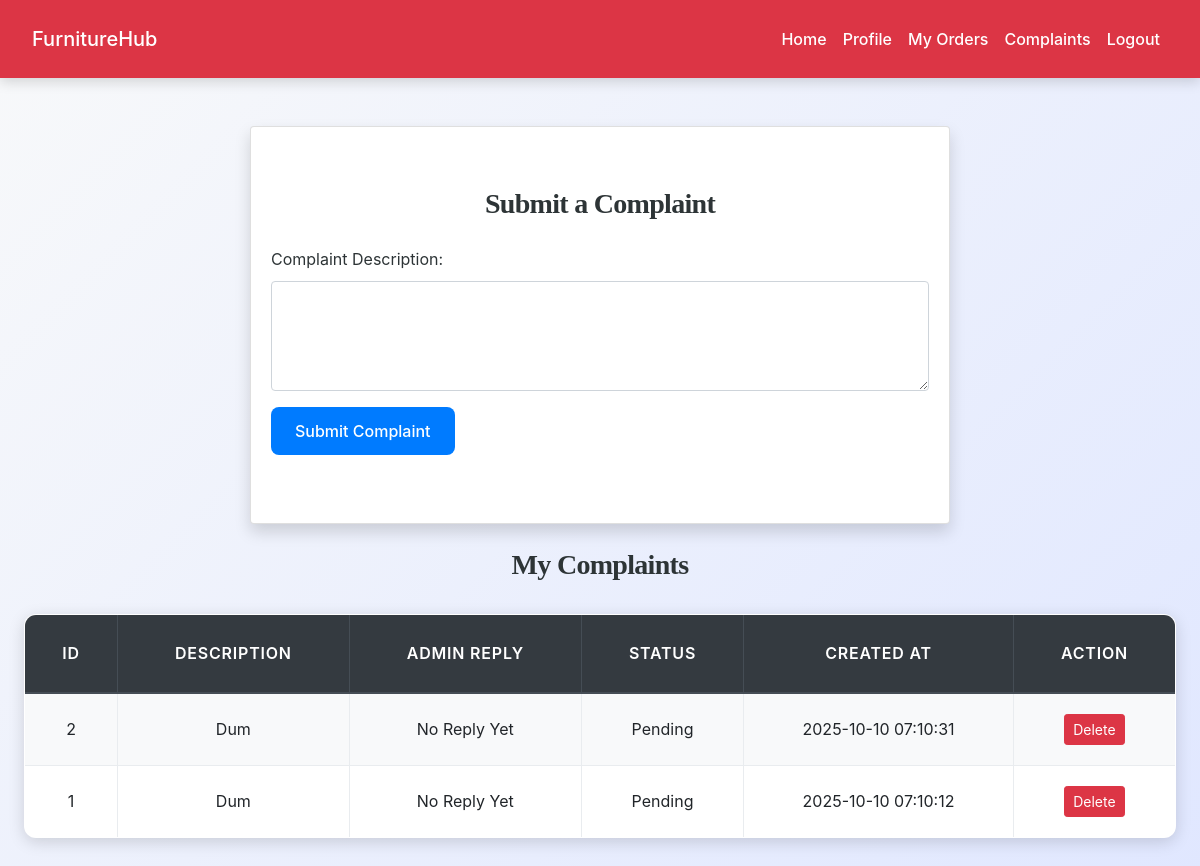
Page /buyer/complaint.php (signed in) on the committed database.
### tables this page shows
CREATE TABLE `complaints` (
  `complaint_id` int(11) NOT NULL,
  `user_id` int(11) NOT NULL,
  `description` text NOT NULL,
  `admin_reply` text DEFAULT NULL,
  `status` enum('pending','resolved','dismissed') DEFAULT 'pending',
  `created_at` timestamp NOT NULL DEFAULT current_timestamp()
);

### buyer/complaint.php (the view, shortened to what this page needs)
<?php
include('config.php');
$user_id = $_SESSION['id'];
$fetch_sql = "SELECT * FROM complaints WHERE user_id = ? ORDER BY created_at DESC";
$stmt = mysqli_prepare($conn, $fetch_sql);
mysqli_stmt_bind_param($stmt, "i", $user_id);
mysqli_stmt_execute($stmt);
$complaints = mysqli_stmt_get_result($stmt);
?>
<!DOCTYPE html>
<html lang="en">
<head>
    <link rel="stylesheet" href="https://maxcdn.bootstrapcdn.com/bootstrap/4.5.2/css/bootstrap.min.css">
    <link rel="stylesheet" href="../css/style.css">
</head>
<body>
<?php include('navbar.php'); ?>
<div class="container mt-5">
        <div class="card mx-auto shadow" style="max-width: 700px;">
        <div class="card-body">
    <h3 class="text-center mb-4">Submit a Complaint</h3>
    <form action="" method="POST" class="mb-5">
        <div class="form-group">
            <label>Complaint Description:</label>
            <textarea name="description" class="form-control" rows="4" required></textarea>
        </div>
        <button type="submit" class="btn btn-primary">Submit Complaint</button>
    </form>
</div>
</div>
    <h3 class="text-center m-4">My Complaints</h3>
    <table class="table table-bordered">
        <thead class="thead-dark">
            <tr>
                <th>ID</th>
                <th>Description</th>
                <th>Admin Reply</th>
                <th>Status</th>
                <th>Created At</th>
                <th>Action</th>
            </tr>
        </thead>
        <tbody>
            <?php while ($row = mysqli_fetch_assoc($complaints)): ?>
                <tr>
                    <td><?php echo $row['complaint_id']; ?></td>
                    <td><?php echo htmlspecialchars($row['description']); ?></td>
                    <td><?php echo $row['admin_reply'] ? htmlspecialchars($row['admin_reply']) : 'No Reply Yet'; ?></td>
                    <td><?php echo ucfirst($row['status']); ?></td>
                    <td><?php echo $row['created_at']; ?></td>
                    <td>
                        <?php if ($row['status'] == 'pending'): ?>
                            <a href="?delete_id=<?php echo $row['complaint_id']; ?>" class="btn btn-danger btn-sm" onclick="return confirm('Delete this complaint?')">Delete</a>
                        <?php else: ?>
                            -
                        <?php endif; ?>
                    </td>
                </tr>
            <?php endwhile; ?>
        </tbody>
    </table>
</div>
</body>
</html>

### css/style.css (style rules this page uses)
:root { --primary: #007bff; --secondary: #6c757d; --success: #28a745; --info: #17a2b8; --warning: #ffc107; --danger: #dc3545; --light: #f8f9fa; --dark: #2d3436; --accent: #ff6f61; --highlight: #6f42c1; --shadow: rgba(0, 0, 0, 0.15); --transition: all 0.3s ease-in-out; }
body { font-family: 'Inter', 'Segoe UI', Tahoma, Geneva, Verdana, sans-serif; background: linear-gradient(135deg, var(--light) 0%, #e0e7ff 100%); color: var(--dark); line-height: 1.8; margin: 0; padding: 0; min-height: 100vh; font-size: 16px; }
h1, h2, h3, h4 { text-align: center; margin: 2.5rem 0; font-family: 'Georgia', 'Times New Roman', serif; color: var(--dark); font-weight: 700; letter-spacing: -0.025em; }
h3 { font-size: 1.75rem; }
.container { max-width: 1200px; margin: 0 auto 3rem; padding: 0 1.5rem; }
.table { width: 100%; border-collapse: collapse; margin: 2rem 0; font-size: 1rem; background-color: #ffffff; border-radius: 12px; overflow: hidden; box-shadow: 0 4px 16px var(--shadow); transition: var(--transition); }
.table th, .table td { padding: 1.25rem; border: 1px solid #e9ecef; text-align: center; vertical-align: middle; }
.table thead th { background-color: rgb(0, 0, 0); color: white; font-weight: 600; text-transform: uppercase; letter-spacing: 0.05em; padding: 1.5rem; }
.table tbody tr { transition: var(--transition); }
.table tbody tr:nth-child(odd) { background-color: var(--light); }
.btn-primary { background-color: var(--primary); color: #fff; border: none; border-radius: 8px; padding: 0.75rem 1.5rem; font-size: 1rem; font-weight: 500; cursor: pointer; transition: var(--transition); display: inline-flex; align-items: center; justify-content: center; }
a { color: var(--primary); text-decoration: none; font-weight: 500; transition: var(--transition); }

### rows in the picture
complaints: complaint_id "2", description "Dum", shows "No Reply Yet", status "Pending", created_at "2025-10-10 07:10:31"
complaints: complaint_id "1", description "Dum", shows "No Reply Yet", status "Pending", created_at "2025-10-10 07:10:12"
